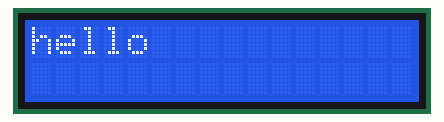
Recording of a sketch running on a simulated Arduino Uno, built with avr-gcc and run on an emulated ATmega328P. Shown: 16×2 character LCD.

Above: at 0.66 s.
At 1.86 s:
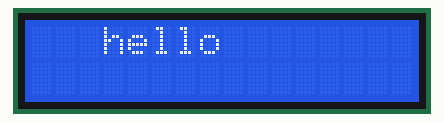
At 2.66 s:
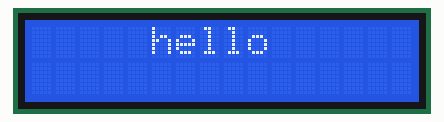
At 3.47 s:
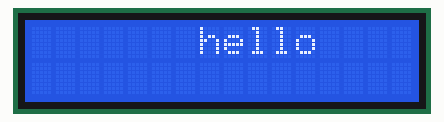
At 5.07 s:
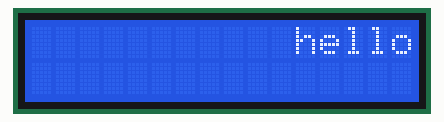
At 6.68 s:
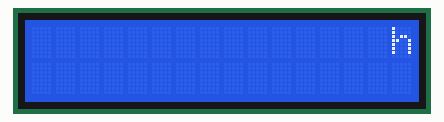

Measured:
- by itself, everything shown: repeats every 6.8 s, in 17 steps
- what the display in image 0 shows lasts 0.4 s, from 0.5 s to 0.9 s

The sketch:

lcd2.ino
```cpp
#include "LiquidCrystal.h"
LiquidCrystal lcd(8, 9, 4, 5, 6, 7);
void setup(){
  lcd.begin(16,2);
}
void loop(){
  int a = 0;int b = -2;
  for (int i=0;i<17;i++){
    lcd.setCursor(a,0);
    delay(400);
    lcd.print("hello");
    a = a + 1;
    b = b + 1;
    lcd.setCursor(b,0);
    lcd.print(" ");
  }
}
```
